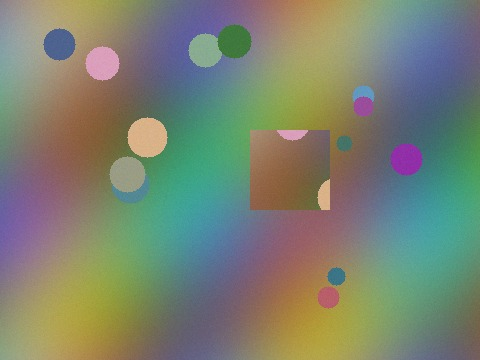
#> input picture samples/cloned_region.jpg, 480 x 360 px; its folder holds only this picture in this run
$ python -i jpeg_ghost.py   (imports and definitions only)
#> lines starting #> are read from the running program, lines starting #| are printed output that depends on the picture
### cv_tools/filters/ela.py
"""
ELA - Error Level Analysis.

Re-compresses the image as JPEG and amplifies the difference from the original.
Areas that have been through a different compression history than their
surroundings - a pasted region, for instance - can show a different error
level.

Read the result with care. ELA is a *screening* tool, not proof of anything:

    - It only means anything on a JPEG original. Re-saving a manipulated image
      as PNG, or a second full-image JPEG save, erases the signal entirely.
    - Bright areas in an ELA map track edge density and local texture as much
      as editing history, so busy regions always look "hot".
    - A clean map does not mean the image is authentic.

Treat a suspicious region as a pointer to look closer, never as a finding.
"""

from typing import Any, Dict, Optional

import cv2
import numpy as np


def _to_bgr(image: np.ndarray) -> np.ndarray:
    """Convert a toolkit RGB/RGBA/gray image to the BGR that cv2 encodes."""
    img = image.astype(np.uint8) if image.dtype != np.uint8 else image

    if img.ndim == 2:
        return cv2.cvtColor(img, cv2.COLOR_GRAY2BGR)
    if img.shape[2] == 1:
        return cv2.cvtColor(img[:, :, 0], cv2.COLOR_GRAY2BGR)
    if img.shape[2] == 4:
        return cv2.cvtColor(img[:, :, :3], cv2.COLOR_RGB2BGR)
    return cv2.cvtColor(img, cv2.COLOR_RGB2BGR)


def recompress(image: np.ndarray, quality: int = 90) -> np.ndarray:
    """
    Re-encode an image as JPEG at the given quality and decode it back.

    Args:
        image: Input image
        quality: JPEG quality, 1-100

    Returns:
        The round-tripped image as RGB uint8
    """
    if image is None or image.size == 0:
        raise ValueError("Input image is empty")
    if not 1 <= quality <= 100:
        raise ValueError(f"quality must be between 1 and 100, got {quality}")

    bgr = _to_bgr(image)
    ok, buffer = cv2.imencode('.jpg', bgr, [int(cv2.IMWRITE_JPEG_QUALITY), int(quality)])
    if not ok:
        raise RuntimeError("JPEG re-encoding failed")

    decoded = cv2.imdecode(buffer, cv2.IMREAD_COLOR)
    return cv2.cvtColor(decoded, cv2.COLOR_BGR2RGB)


# [99 lines left out: functions error_level_analysis, ela_stats, not called in this run]

### cv_tools/filters/jpeg_ghost.py
"""
JPEG Ghost Detection - locate a region saved at a different JPEG quality than
its surroundings.

Recompresses the image across a range of JPEG qualities and diffs each pass
against the source, the same trick ELA uses at a single quality. A pasted
region carries its own compression history: JPEG requantising an already
lossy image at the SAME quality it was previously saved at leaves it almost
unchanged, so a block's difference curve dips sharply right at its true prior
quality - the "ghost". A block from a different source dips at a different
point on the quality axis than the rest of a single-JPEG composite.

What this is good for:
    - Flagging a spliced region whose JPEG generation differs from the rest
      of the image, when the regions were composited as pixels and never
      unified by a later full-frame JPEG save (a PNG composite of JPEG
      sources is the common case).
    - Recovering a single-generation JPEG's compression quality from pixel
      evidence alone, once the file has been resaved and its quantisation
      tables are gone.

What it is not good for: proving manipulation, or anything once resizing or
heavy editing has intervened. A uniform JPEG resave of the *whole* composite
is also a blind spot: every block then shares one true last quality, and its
trivially-near-zero dip there swamps any subtler trace of what a region was
compressed at before. Flat, low-texture regions dip only shallowly at every
quality and read as ambiguous by design. Treat a best-quality mismatch as a
pointer to inspect, never as a finding.
"""

from typing import Any, Dict, List, Optional, Sequence, Tuple

import cv2
import numpy as np

from .ela import recompress

# How far a region's best quality has to sit below its *own average across
# the sweep* before it counts as a compression history.
#
# Measuring the region against the rest of the frame alone does not work: a
# region that merely differs in texture - a flat wall against a busy desk -
# sits below the rest at every quality equally, and across 32 frames from two
# cameras the worst such untouched region scored -0.364, stronger than the
# mean genuine paste at -0.284. No threshold separated them; false positives
# plateaued at 25%.
#
# A texture difference is a constant offset across the sweep and cancels when
# the region's own mean is subtracted. A compression history is a dip at one
# quality and survives. On the same 32 frames that change moves the achievable
# operating points from 28% detection at zero false positives to:
#
#     threshold   detects   false positives
#       0.20       84.4%        9.4%
#       0.25       59.4%        3.1%     <- in force
#       0.27       46.9%        0.0%
#
# 0.25 is chosen because a false "this region has a different history" invites
# a wrong conclusion, while a miss only leaves the question open. Every one of
# the 19 frames that fired at 0.25 named a quality within one sweep step of
# the truth. Raising sensitivity is a one-line change to this constant.
#
# The number belongs to DEFAULT_QUALITIES and to a wide quality gap. Both
# limits are measured. Against a Q95 frame, over 26 frames:
#
#     inner quality   50-100 sweep   30-100 sweep
#         35              4/26          16/26
#         40              3/26          11/26
#         55             14/26           0/26
#         70              1/26           3/26
#
# Two things follow. A region saved below the bottom of the sweep cannot be
# found there, and the filter names a wrong quality rather than none - which
# is why the sweep reaches down to 50 rather than 70. And widening the sweep
# does not simply add reach: every curve is normalised across whatever range
# it is given, so the low end rescales the dips at the top and Q55 stops being
# detectable at all. A changed sweep needs its own threshold.
#
# It applies only when the region is supplied. Searching for the region
# instead does not work: across 18 real CCTV frames the most separated
# cluster of an *untouched* frame scores -0.53 on average, against -0.44 for
# the same frames carrying a genuine Q55 paste. Flat walls and ceilings form
# large coherent clusters at some quality in every frame, and that swamps the
# compression signal. See validation/reports/hour-02.md for the measurements.
#
# The threshold travels between cameras - 12 of 12 on three cameras it was
# never calibrated on, at a different resolution - but only for a paste that
# landed on the JPEG 8x8 grid. Moved four pixels off it, the same paste in the
# same frames is found once in 12, separating no more than an untouched frame
# does. That is a property of JPEG rather than of this code: a region quantised
# on a grid offset from the one it now sits on carries no recoverable
# signature. See validation/reports/hour-04.md.
REGION_SEPARATION = 0.25

# Sane sweep for typical camera/editor JPEG saves; 5-point steps keep the
# per-block minimum easy to localise without an excessive number of passes.
DEFAULT_QUALITIES: Tuple[int, ...] = tuple(range(50, 101, 5))


def _to_rgb(image: np.ndarray) -> np.ndarray:
    """3-channel uint8 RGB view, matching recompress()'s output space."""
    img = image.astype(np.uint8) if image.dtype != np.uint8 else image
    if img.ndim == 2:
        return cv2.cvtColor(img, cv2.COLOR_GRAY2RGB)
    if img.shape[2] == 1:
        return cv2.cvtColor(img[:, :, 0], cv2.COLOR_GRAY2RGB)
    if img.shape[2] == 4:
        return img[:, :, :3]
    return img


def _block_diffs(image: np.ndarray, qualities: Sequence[int], block_size: int) -> np.ndarray:
    """
    Per-block mean squared difference against the source, at each quality.

    Returns an array shaped ``(len(qualities), rows, cols)``.
    """
    if image is None or image.size == 0:
        raise ValueError("Input image is empty")
    if len(qualities) < 2:
        raise ValueError("qualities needs at least two steps to compare")
    if block_size < 2:
        raise ValueError(f"block_size must be at least 2, got {block_size}")

    original = _to_rgb(image).astype(np.float32)
    height, width = original.shape[:2]
    rows, cols = height // block_size, width // block_size
    if rows < 1 or cols < 1:
        raise ValueError(f"block_size {block_size} is larger than the image ({width}x{height})")

    trimmed_original = original[:rows * block_size, :cols * block_size]
    stack = np.zeros((len(qualities), rows, cols), dtype=np.float32)

    for i, quality in enumerate(qualities):
        compressed = _to_rgb(recompress(image, quality=quality)).astype(np.float32)
        trimmed = compressed[:rows * block_size, :cols * block_size]
        diff = ((trimmed_original - trimmed) ** 2).mean(axis=2)
        stack[i] = diff.reshape(rows, block_size, cols, block_size).mean(axis=(1, 3))

    return stack


def ghost_sweep(
    image: np.ndarray,
    qualities: Sequence[int] = DEFAULT_QUALITIES,
    block_size: int = 16,
) -> np.ndarray:
    """
    The normalised difference at every quality - the ghost method's raw material.

    Each block's difference curve is scaled to 0-1 across the sweep before
    anything is decided, so blocks of wildly different texture become
    comparable: a flat wall and a detailed doorway both run from 0 at their
    best-matching quality to 1 at their worst.

    This is the form the technique was described in, and the form worth
    looking at. Collapsing the sweep to one number per block - the quality
    where its curve is lowest - throws the evidence away, because the curve
    falls monotonically towards 100 for almost every block and the ghost is a
    *local* dip on that slope, not the global minimum.

    Args:
        image: Input image, meaningful only for a JPEG original
        qualities: Ascending quality steps to sweep
        block_size: Side length of the analysis blocks

    Returns:
        Float array shaped ``(len(qualities), rows, cols)``, each frame
        normalised to 0-1. A region that was previously saved at quality q is
        darker than its surroundings in the frame for q.

    Example:
        >>> sweep = ghost_sweep(photo)
        >>> sweep.shape[0] == len(DEFAULT_QUALITIES)
        True
    """
    stack = _block_diffs(image, qualities, block_size)
    low = stack.min(axis=0)
    span = stack.max(axis=0) - low
    return (stack - low) / np.maximum(span, 1e-6)


# [12 lines left out: function _region_mask, not called in this run]


def ghost_map(
    image: np.ndarray,
    qualities: Sequence[int] = DEFAULT_QUALITIES,
    block_size: int = 16,
    upscale: bool = True,
) -> np.ndarray:
    """
    The sweep frame in which a region stands out most - the ghost, if there is one.

    Where a previous version of this returned each block's best-matching
    quality, this returns the single normalised difference frame that carries
    the evidence: dark where the pixels match that quality's recompression,
    bright where they do not. A pasted region appears as a dark patch against
    a bright field, at the quality it was originally saved at.

    With no ghost present the frame chosen is simply the most separated one,
    and it looks like noise - which is the correct appearance for an image
    with one compression history.

    Args:
        image: Input image, meaningful only for a JPEG original
        qualities: Ascending quality steps to sweep
        block_size: Side length of the analysis blocks
        upscale: Resize the block grid back to the input's dimensions

    Returns:
        Single-channel uint8 map. Read it with ``ghost_report``, which names
        the quality the frame belongs to.

    Example:
        >>> ghost_map(photo, block_size=16).shape[:2] == photo.shape[:2]
        True
    """
    sweep = ghost_sweep(image, qualities, block_size)

    # The frame with the widest spread between its darkest and lightest
    # blocks: whatever structure the sweep holds is most visible there
    spreads = [float(frame.max() - frame.min()) for frame in sweep]
    frame = sweep[int(np.argmax(spreads))]

    result = np.clip(frame * 255.0, 0, 255).astype(np.uint8)

    if upscale:
        rows, cols = result.shape
        result = cv2.resize(result, (cols * block_size, rows * block_size),
                             interpolation=cv2.INTER_NEAREST)
    return result


# [88 lines left out: function ghost_report, not called in this run]

>>> import cv2
>>> picture = cv2.imread('../../samples/cloned_region.jpg')
#> picture is the input picture: shape (360, 480, 3); mean B, G, R 112.9, 130, 122.6
>>> result = ghost_map(picture)
#> in recompress, `ok, buffer = cv2.imencode('.jpg', bgr, [int(cv2.IMWRITE_JPEG_QUALITY),..`: buffer = 7430 values, max 255 at index 0, min 0 at index 4, mean 111
#> in recompress, `decoded = cv2.imdecode(buffer, cv2.IMREAD_COLOR)`:
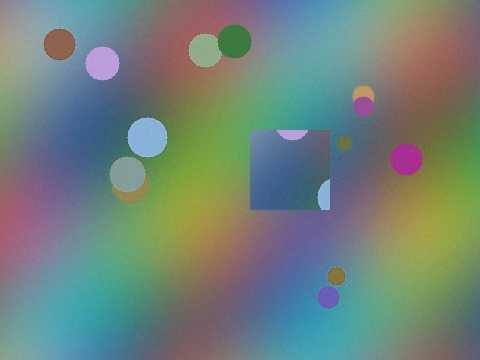
#> decoded: shape (360, 480, 3); mean B, G, R 122.6, 130, 112.9
#> in _block_diffs, `trimmed = compressed[:rows * block_size, :cols * block_size]`:
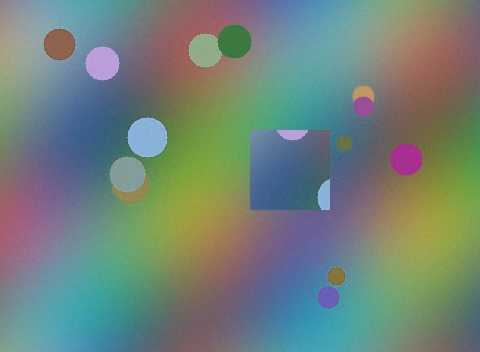
#> trimmed: shape (352, 480, 3) float32; mean R, G, B 113.1, 129.9, 122.2
#> in _block_diffs, `diff = ((trimmed_original - trimmed) ** 2).mean(axis=2)`:
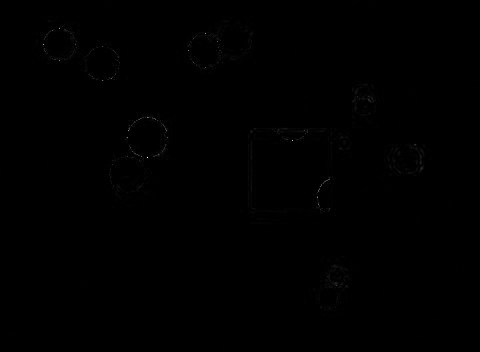
#> diff: shape (352, 480) float32; min 0, max 5106, mean 12.9; drawn with min black and max white
#> in ghost_sweep, `low = stack.min(axis=0)`:
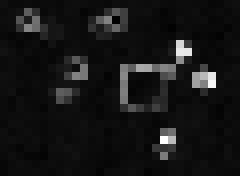
#> low: shape (22, 30) float32 (shown 8 times larger); min 0.246, max 8.28, mean 0.95; drawn with min black and max white
#> in ghost_sweep, `span = stack.max(axis=0) - low`:
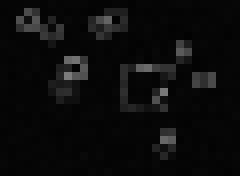
#> span: shape (22, 30) float32 (shown 8 times larger); min 2.76, max 124.8, mean 12.2
#> in ghost_map, `spreads = [float(frame.max() - frame.min()) for frame in sweep]`: spreads = [0.325, 0.523, 0.601, 0.595, 0.694, 0.685, 0.695, 0.595, 0.242, 0.139, 0.0193]
#> in ghost_map, `frame = sweep[int(np.argmax(spreads))]`:
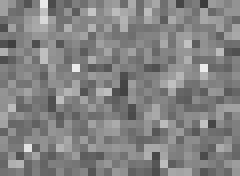
#> frame: shape (22, 30) float32 (shown 8 times larger); min 0.232, max 0.926, mean 0.513
